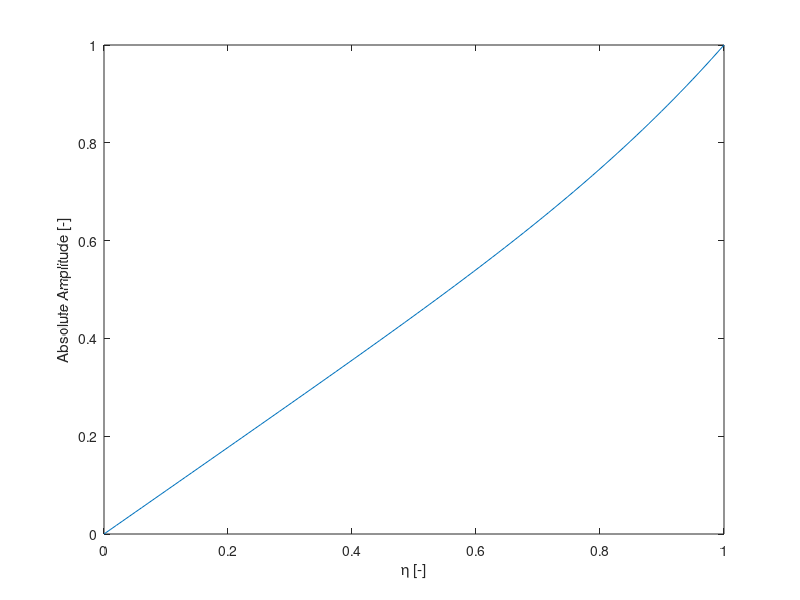
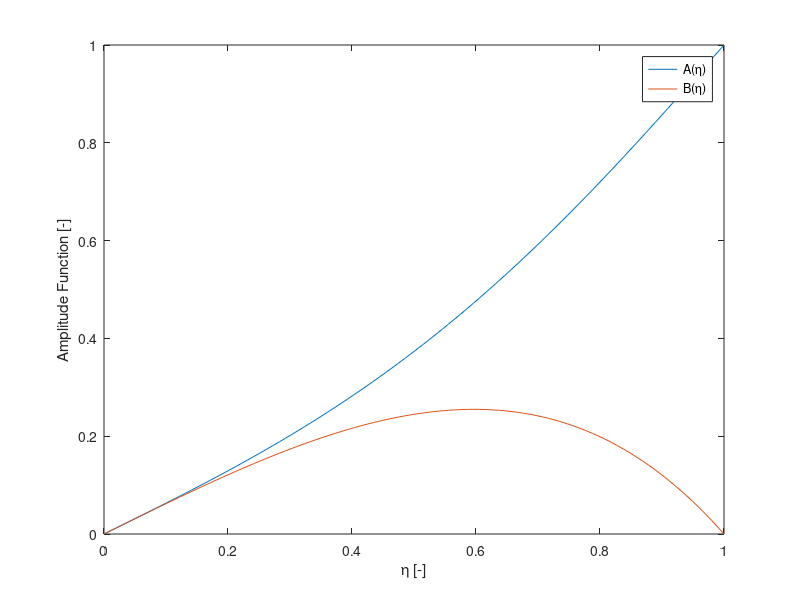
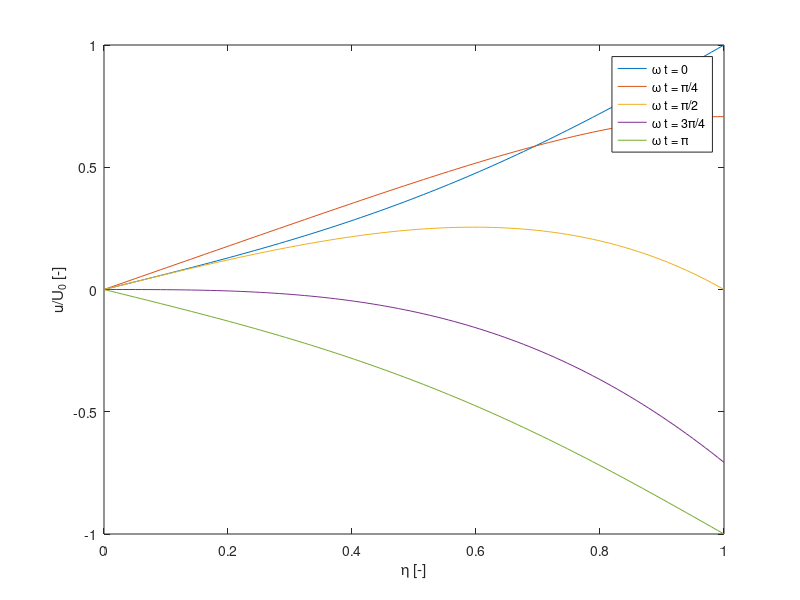
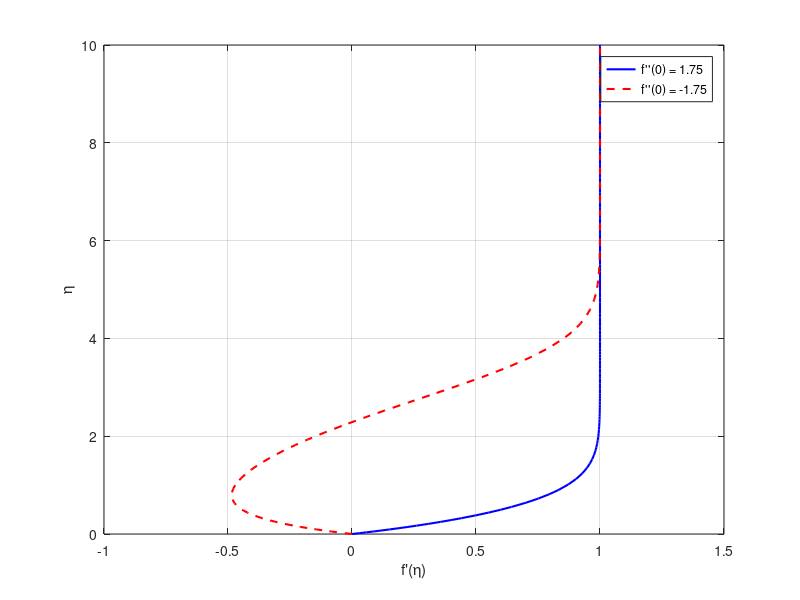

Write the MATLAB code that produced these figures, in order.
clear all;

a = pi/2;
eta = linspace(0,1,100);

A = cosh(a.*eta).*sin(a.*eta)/cosh(a);
B = sinh(a.*eta).*cos(a.*eta)/cosh(a);
abs_amp = sqrt(A.^2+B.^2);

figure(1);
plot(eta, abs_amp);
ylabel('Absolute Amplitude [-]');
xlabel('\eta [-]');

figure(2);
plot(eta, A);
hold on;
plot(eta, B);
ylabel('Amplitude Function [-]');
xlabel('\eta [-]');
legend('A(\eta)', 'B(\eta)');

%%
figure(3);
omegat = [0, pi/4, pi/2, pi*3/4, pi];
for i = 1:5
    u_ = A.*cos(omegat(i))+B.*sin(omegat(i));
    plot(eta, u_);
    hold on;
end
xlabel('\eta [-]');
ylabel('u/U_0 [-]');
legend('\omega t = 0', '\omega t = \pi/4', '\omega t = \pi/2','\omega t = 3\pi/4', '\omega t = \pi', 'Location', 'best');


%%
falkner_skan = @(eta, y) [y(2);                           % y1' = y2 (f')
                           y(3);                           % y2' = y3 (f'')
                           -y(1)*y(3) - y(2)^2 + 1];       % y3' = -f f'' - (f')^2 + 1

eta_span = [0 10];      
fw = 2.25;              
fw11 = 1.75;            
fw22 = -1.75;          

y0_case1 = [fw; 0; fw11];   
y0_case2 = [fw; 0; fw22];   

[eta1, y1] = ode45(falkner_skan, eta_span, y0_case1);
[eta2, y2] = ode45(falkner_skan, eta_span, y0_case2);

figure;
plot(y1(:,2),eta1, 'b-', 'LineWidth', 1.5); hold on;
plot(y2(:,2),eta2, 'r--', 'LineWidth', 1.5);
ylabel('\eta');
xlabel('f''(\eta)');
legend('f''''(0) = 1.75', 'f''''(0) = -1.75', 'Location', 'best');
grid on;